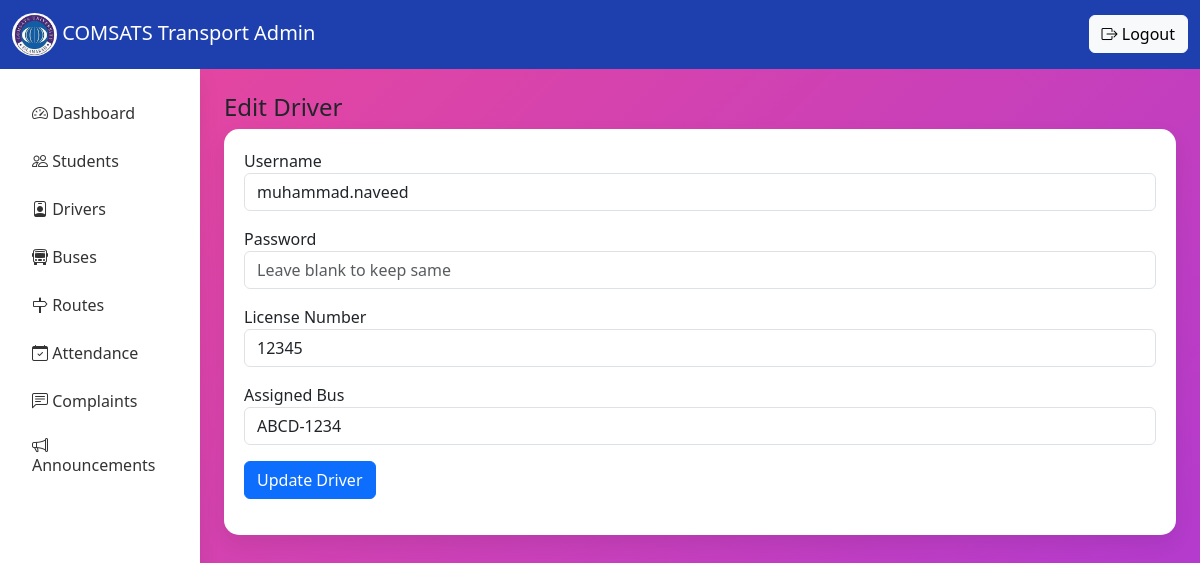
Screenshot of /admin_drivers/edit_driver/1 with the database file from the repository.
### service/models.py (models this page shows, shortened)
class Driver(models.Model):
    user = models.OneToOneField(User, on_delete=models.CASCADE)
    license_number = models.CharField(max_length=20, unique=True)
    assigned_bus = models.ForeignKey(Bus, on_delete=models.SET_NULL, null=True)
    is_active = models.BooleanField(default=True)
    is_present = models.BooleanField(default=True)

class Bus(models.Model):
    route = models.ForeignKey(Route, on_delete=models.CASCADE)
    bus_number = models.CharField(max_length=20)
    capacity = models.IntegerField()
    is_active = models.BooleanField(default=True)

### service/views.py (the view, shortened to what this page needs)
# urls.py: path('admin_drivers/edit_driver/<int:id>',views.edit_driver,name='edit_driver'),
def edit_driver(request, id):
    driver = Driver.objects.get(id=id)
    buses = Bus.objects.all()
    return render(request, "edit_driver.html", {
        "driver": driver,
        "buses": buses
    })

### templates/edit_driver.html (shortened to what this page needs)
{% extends 'admin_base.html' %}
{% block content %}
<h4>Edit Driver</h4>
<div class="dashboard-card">
    <form method="POST">
        <div class="mb-3">
            <label>Username</label>
            <input type="text" name="username" value="{{ driver.user.username }}" class="form-control">
        </div>
        <div class="mb-3">
            <label>Password</label>
            <input type="password" name="password" class="form-control" placeholder="Leave blank to keep same">
        </div>
        <div class="mb-3">
            <label>License Number</label>
            <input type="text" name="license_number" value="{{ driver.license_number }}" class="form-control">
        </div>
        <div class="mb-3">
            <label>Assigned Bus</label>
            <select name="assigned_bus" class="form-control">
                {% for bus in buses %}
                <option value="{{ bus.id }}" {% if bus.id == driver.assigned_bus.id %}selected{% endif %}>
                    {{ bus.bus_number }}
                </option>
                {% endfor %}
            </select>
        </div>
        <button class="btn btn-primary">
            Update Driver
        </button>
    </form>
</div>
{% endblock %}

### templates/admin_base.html (style rules this page uses)
body { background: linear-gradient(-45deg, #1e3a8a, #2563eb, #9333ea, #ec4899); background-size: 400% 400%; animation: gradientMove 10s ease infinite; }
.dashboard-card { border: none; border-radius: 15px; padding: 20px; background: white; box-shadow: 0 8px 20px rgba(0, 0, 0, 0.08); }

### rows the page displays
Driver: username "muhammad.naveed", license_number "12345", assigned_bus "ABCD-1234"
